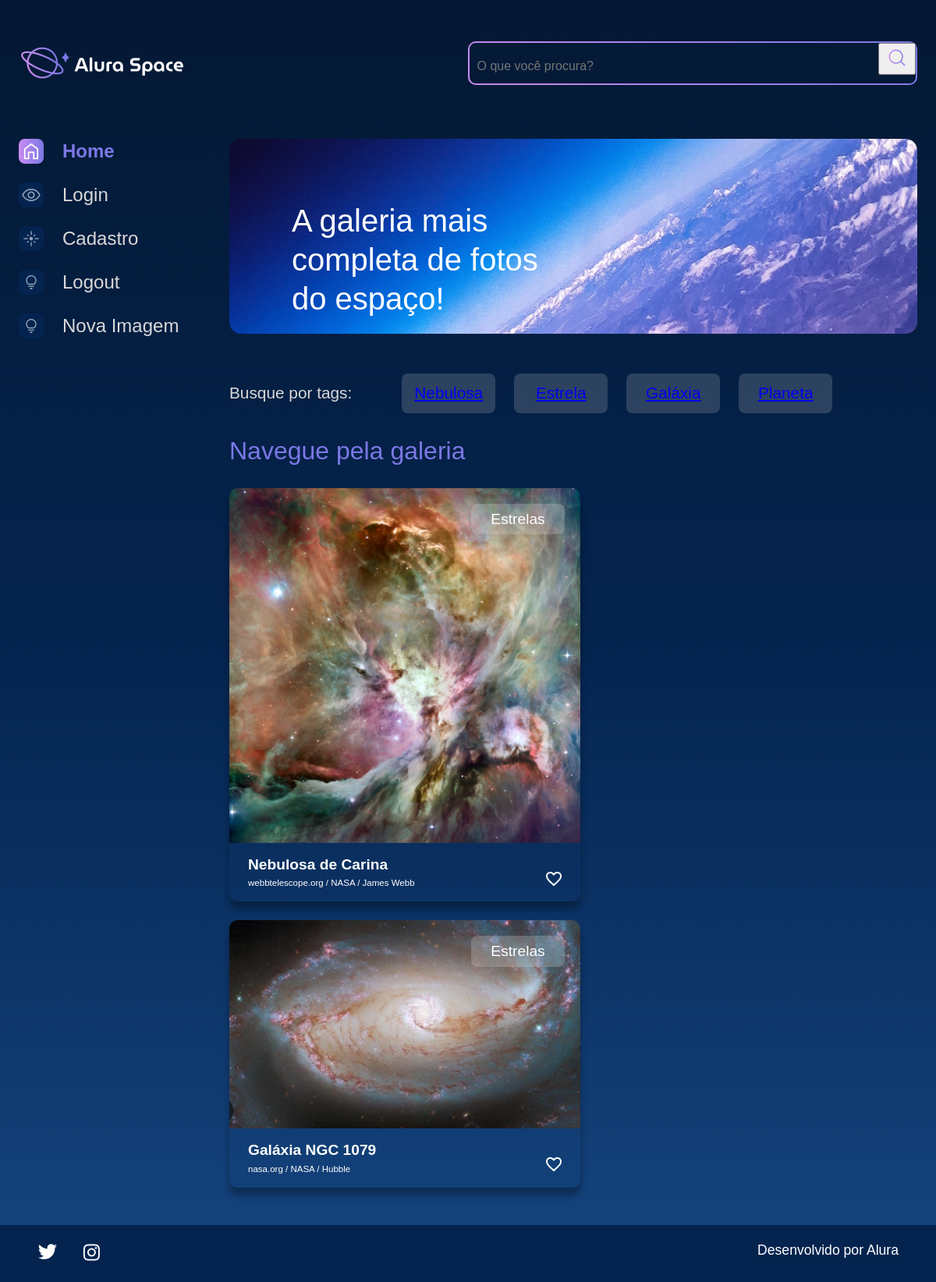
The page /filtro/NEBULOSA on the database its author committed.
### galeria/models.py (models this page shows, shortened)
class Fotografia(models.Model):
    OPCOES_CATEGORIA= [
        ('GALÁXIA', 'Galáxia'),
        ('NEBULOSA', 'Nebulosa'),
        ('ESTRELA', 'Estrela'),
        ('PLANETA', 'Planeta'),
    ]
    nome = models.CharField(max_length=100, null=False, blank=False)
    legenda = models.CharField(max_length=150, null=False, blank=False)
    categoria = models.CharField(max_length=100,choices = OPCOES_CATEGORIA,default='')
    descricao = models.TextField(null=False, blank=False)
    foto = models.ImageField(upload_to='fotos/%Y/%m/%d/', blank=True)
    publicada = models.BooleanField(default=True)
    data_fotografia = models.DateTimeField(default=datetime.now,null=False, blank=False)
    usuario = models.ForeignKey(to = User, on_delete=models.SET_NULL, null=True, blank=True, related_name="user")

### galeria/views.py (the view)
# urls.py: path('filtro/<str:categoria>', filtro, name='filtro'),
def filtro(request, categoria):
    categoria = categoria.strip().upper()
    fotografias = Fotografia.objects.filter(publicada=True, categoria=categoria).order_by("data_fotografia")
    return render(request, 'galeria/index.html', {"cards": fotografias})

### galeria/templates/galeria/index.html
{% extends "galeria/base.html" %}
{% load static %}
{%block content %}
            <section class="conteudo">
                <section class="banner">
                    <img class="banner__imagem" src="{% static '/assets/imagens/Banner(2).png'%}" alt="banner Alura Space">
                    <h1 class="banner__titulo"> A galeria mais completa de fotos do espaço!</h1>
                </section>
                <section class="tags">
                    <p class="tags__titulo">Busque por tags:</p>
                    <ul class="tags__lista">
                        <li class="tags__tag"><a href ={% url 'filtro' 'NEBULOSA' %} class="btn" style ="color": #C9C9C9>Nebulosa</a></li>
                        <li class="tags__tag"><a href ={% url 'filtro' 'ESTRELA' %} class="btn" style ="color": #C9C9C9 >Estrela</a></li>
                        <li class="tags__tag"><a href ={% url 'filtro' 'GALÁXIA' %} class="btn" style ="color": #C9C9C9 >Galáxia</a></li>
                        <li class="tags__tag"><a href ={% url 'filtro' 'PLANETA' %} class="btn" style ="color": #C9C9C9 >Planeta</a></li>
                    </ul>
                </section>
                <section class="galeria">
                    <div class="cards">
                        <h2 class="cards__titulo">Navegue pela galeria</h2>
                        <ul class="cards__lista">
                            {% if cards %}
                            {% for fotografia in cards %}
                            <li class="card">
                                <a href="{% url 'imagem' fotografia.id %}">
                                    {% if fotografia.foto == '' or fotografia.foto == null %}
                                        <img class="card__imagem" src="{% static '/assets/imagens/galeria/not_found.png'%}" alt="foto">
                                    {% else%}
                                        <img class="card__imagem" src="{{fotografia.foto.url}}" alt="foto">
                                    {% endif %}
                                </a>
                               <span class="card__tag">Estrelas</span>
                               <div class="card__info">
                                   <p class="card__titulo">{{fotografia.nome}}</p>
                                   <div class="card__texto">
                                       <p class="card__descricao">{{fotografia.legenda}}</p>
                                       <span>
                                            <img src="{% static '/assets/ícones/1x/favorite_outline.png'%}" alt="ícone de coração">
                                        </span>
                                    </div>
                                </div>
                            </li>
                            {% endfor %}
                            {% else %}
                            <div class="imagem-nao-encontrada">
                                <h2>Nenhuma imagem encontrada</h2>
                            </div>
                            {% endif %}
                        </ul>
                    </div>
                </section>
            </section>
        </main>
    </div>
    {% endblock%}

### setup/static/styles/style.css (style rules this page uses)
html, body, div, span, applet, object, iframe, h1, h2, h3, h4, h5, h6, p, blockquote, pre, a, abbr, acronym, address, big, cite, code, del, dfn, em, img, ins, kbd, q, s, samp, small, strike, strong, sub, sup, tt, var, b, u, i, center, dl, dt, dd, ol, ul, li, fieldset, form, label, legend, table, caption, tbody, tfoot, thead, tr, th, td, article, aside, canvas, details, embed, figure, figcaption, footer, header, hgroup, menu, nav, output, ruby, section, summary, time, mark, audio, video { margin: 0; padding: 0; border: 0; font-size: 100%; font: inherit; vertical-align: baseline; }
article, aside, details, figcaption, figure, footer, header, hgroup, menu, nav, section { display: block; }
body { line-height: 1; font-family: 'Space Grotesk', sans-serif; min-height: 100vh; background: linear-gradient(#041833,#04244F,#154580); background-repeat: no-repeat; background-position: center; background-size: cover; }
ol, ul { list-style: none; }
.banner { width: auto; position: relative; margin-bottom: 1.5rem; }
.banner__imagem { width: 100%; }
.banner__titulo { color: #FFFFFF; font-size: 40px; width: 350px; line-height: 50px; position: absolute; top: 80px; left: 80px; }
.cards { width: 100%; }
.cards__titulo { color: #7B78E5; font-size: 2rem; line-height: 3rem; margin-bottom: 1.5rem; }
.cards__lista { display: flex; flex-wrap: wrap; justify-content: space-between; align-content: space-between; }
.card { border-radius: 10px; box-shadow: 0px 10px 10px #00000050; color: #FFFFFF; margin-bottom: 1.5rem; position: relative; width: 450px; }
.card__imagem { width: 450px; border-radius: 10px 10px 0 0; }
.card__tag { background-color: #D9D9D940; border-radius: 8px; border: 2px solid transparent; font-size: 1.2rem; left: 310px; margin-right: 1.5rem; padding: .5rem .5rem; position: absolute; text-align: center; top: 20px; width: 100px; }
.card__info { font-size: 1.2rem; padding: 0 1.5rem 1rem 1.5rem; }
.card__titulo { font-weight: bold; line-height: 1.2rem; margin-top: 0.8em; }
.card__texto { display: flex; justify-content: space-between; flex-wrap: wrap; }
.card__texto img { cursor: pointer; }
.card__descricao { font-size: 0.6em; margin-top: 0.8em; }
.galeria { display: flex; width: 100%; }
.tags { padding: 1.5rem 0; display: flex; align-items: center; color: #D9D9D9; font-size: 1.3rem; }
.tags__titulo { margin-right: 4rem; }
.tags__lista { display: flex; }
.tags__tag { background-color: #D9D9D930; margin-right: 1.5rem; border-radius: 8px; padding: .8rem .5rem; width: 100px; text-align: center; border: 2px solid transparent; }

### rows shown on the page
Fotografia: foto (picture), nome "Nebulosa de Carina", legenda "webbtelescope.org / NASA / James Webb"
Fotografia: foto (picture), nome "Galáxia NGC 1079", legenda "nasa.org / NASA / Hubble"
